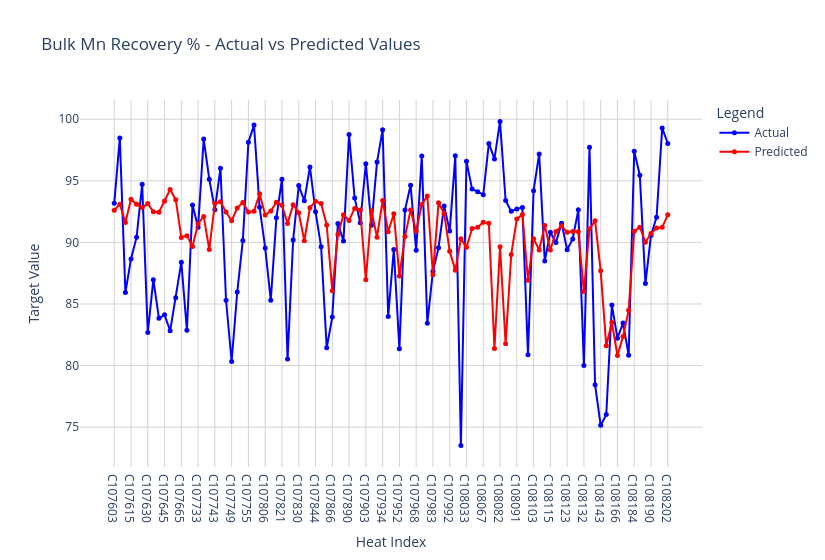

Here is the notebook cell this chart was saved with:
### Code cell
import plotly.graph_objects as go

# Select the first 200 heats from the validation set
first_200_actual = validation_set[target].iloc[:100]
first_200_predicted = validation_set_predictions['prediction'].iloc[:100]

# Create the line chart
fig = go.Figure()

# Add the actual values to the plot
fig.add_trace(go.Scatter(
    x=first_200_actual.index,
    y=first_200_actual,
    mode='lines+markers',
    name='Actual',
    line=dict(color='blue'),
    marker=dict(size=5)
))

# Add the predicted values to the plot
fig.add_trace(go.Scatter(
    x=first_200_predicted.index,
    y=first_200_predicted,
    mode='lines+markers',
    name='Predicted',
    line=dict(color='red'),
    marker=dict(size=5)
))

# Customize the layout
fig.update_layout(
    title="Bulk Mn Recovery % - Actual vs Predicted Values",
    xaxis_title="Heat Index",
    yaxis_title="Target Value",
    legend=dict(title="Legend"),
    width=825,  # Adjust the width of the plot
    # height=600,  # Adjust the height of the plot
    plot_bgcolor="white",
    xaxis=dict(showgrid=True, gridcolor="lightgray"),
    yaxis=dict(showgrid=True, gridcolor="lightgray")
)

# Show the plot
fig.show()
